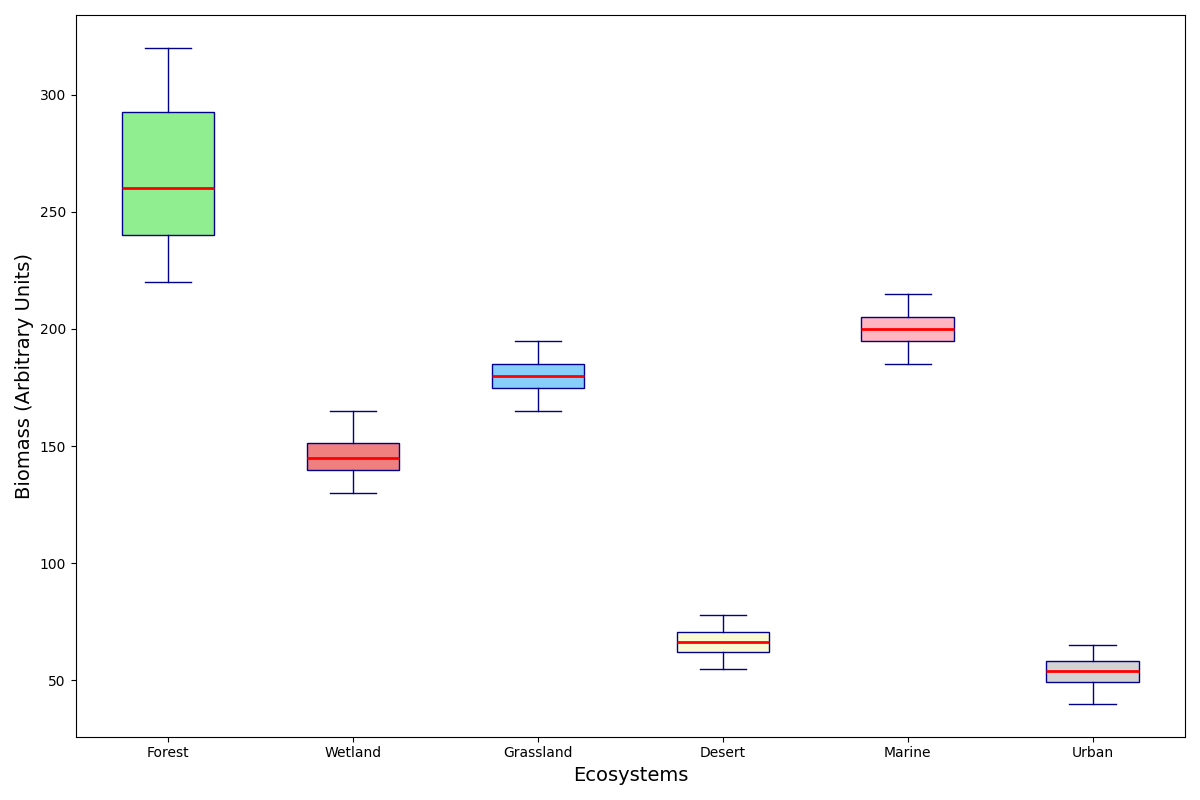

Here is the Python script that generated this plot:
import matplotlib.pyplot as plt

# New Biomass data (in arbitrary units) for Urban ecosystem over four quarters
urban_biomass = [50, 55, 60, 65, 47, 53, 58, 63, 45, 50, 55, 60, 40, 45, 50, 55]

# Updated dataset for Box Plot
biomass_data = [
    [250, 270, 300, 320, 240, 260, 290, 310, 230, 250, 280, 300, 220, 230, 240, 260], # Forest
    [150, 155, 160, 165, 140, 145, 150, 155, 135, 140, 145, 150, 130, 135, 140, 145], # Wetland
    [180, 185, 190, 195, 175, 180, 185, 190, 170, 175, 180, 185, 165, 170, 175, 180], # Grassland
    [70, 72, 75, 78, 65, 68, 70, 73, 60, 63, 65, 68, 55, 58, 60, 63], # Desert
    [200, 205, 210, 215, 195, 200, 205, 210, 190, 195, 200, 205, 185, 190, 195, 200], # Marine
    urban_biomass
]

# Updated labels for each ecosystem
ecosystems = ["Forest", "Wetland", "Grassland", "Desert", "Marine", "Urban"]

# Create Figure and Axis
fig, ax = plt.subplots(figsize=(12, 8))

# Plot
boxplots = ax.boxplot(biomass_data, patch_artist=True,
                    boxprops=dict(facecolor='lightblue', color='darkblue'),
                    whiskerprops=dict(color='darkblue'),
                    capprops=dict(color='darkblue'),
                    medianprops=dict(color='red', linewidth=2),
                    flierprops=dict(marker='o', color='red', alpha=0.5))

# Colors
colors = ['lightgreen', 'lightcoral', 'lightskyblue', 'lightgoldenrodyellow', 'lightpink', 'lightgray']
for patch, color in zip(boxplots['boxes'], colors):
    patch.set_facecolor(color)

# Labels
ax.set_xticklabels(ecosystems)
ax.set_xlabel('Ecosystems', fontsize=14)
ax.set_ylabel('Biomass (Arbitrary Units)', fontsize=14)

plt.tight_layout()
plt.show()
